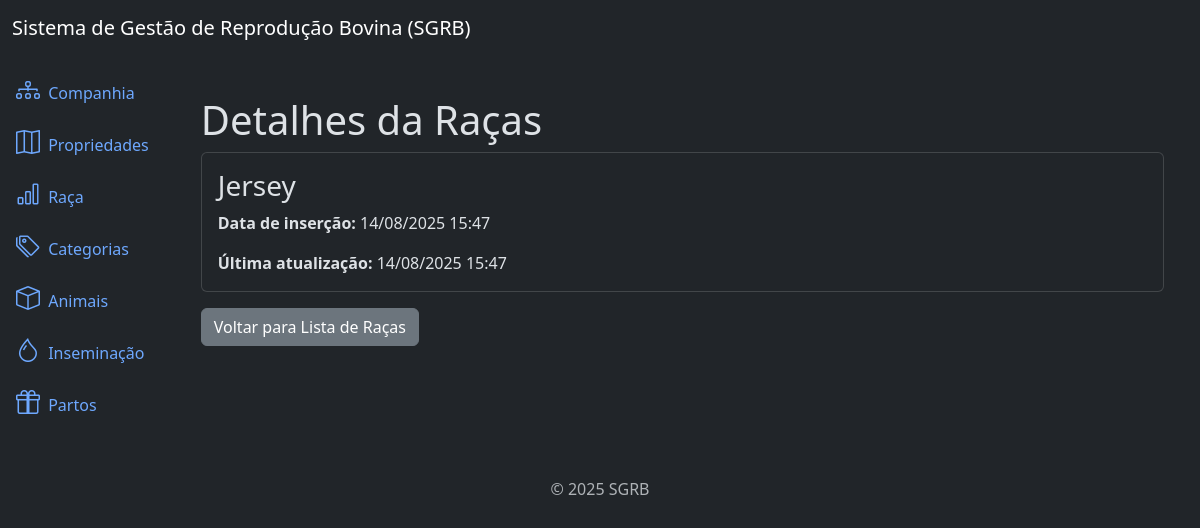
The page /breeds/1/detail/ on the database its author committed.
### breeds/models.py (models this page shows, shortened)
class Breed(models.Model):
    name = models.CharField(max_length=100)
    created_at = models.DateTimeField(auto_now_add=True)
    updated_at = models.DateTimeField(auto_now=True)
    class Meta:
        ordering = ['name']

### breeds/views.py (the view)
# urls.py: path('breeds/<int:pk>/detail/', views.BreedDetailView.as_view(), name='breed_detail'), # noqa
class BreedDetailView(DetailView):
    model = models.Breed
    template_name = 'breed_detail.html'

### breeds/templates/breed_detail.html
{% extends 'base.html' %}
{% block content %}
  <div class="container mt-4">
    <h3 class="display-6">Detalhes da Raças</h3>
    <div class="card">
      <div class="card-body">
        <h3 class="card-title">{{ object.name }}</h3>
        <p class="card-text">
          <strong>Data de inserção:</strong>
          {{ object.created_at|date:"d/m/Y H:i" }}
        </p>
        <p class="card-text">
          <strong>Última atualização:</strong>
          {{ object.updated_at|date:"d/m/Y H:i" }}
        </p>
      </div>
    </div>
    <a href="{% url 'breed_list' %}" class="btn btn-secondary mt-3">Voltar para Lista de Raças</a>
  </div>
{% endblock %}

### rows shown on the page
Breed: name "Jersey", created_at "14/08/2025 15:47", updated_at "14/08/2025 15:47"
